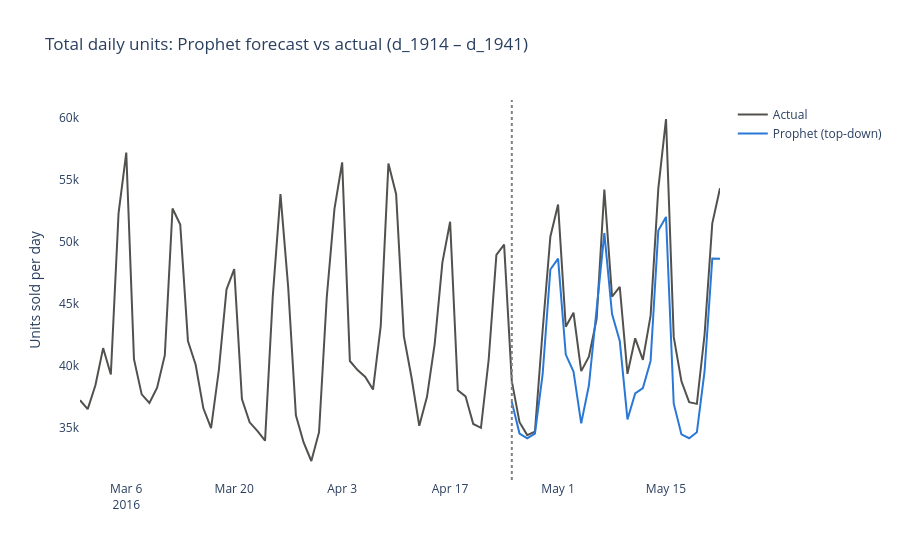

The code cell stored with this chart in its notebook:
### Markdown cell above
**Total sales: forecast vs actual**

### Code cell
history_days = list(range(TRAIN_END - 55, TRAIN_END + HORIZON + 1))
actual_total = sales_wide[[f"d_{d}" for d in history_days]].sum()
forecast_dates = dates.loc[TRAIN_END + 1:TRAIN_END + HORIZON]

fig = go.Figure([
    go.Scatter(x=dates.loc[history_days], y=actual_total.to_numpy(), name="Actual", line=dict(color="#52514e", width=2)),
    go.Scatter(x=forecast_dates, y=dev_pred.sum(axis=0), name="Prophet (top-down)", line=dict(color="#2a78d6", width=2)),
])
fig.add_vline(x=dates.loc[TRAIN_END + 1], line_dash="dot", line_color="gray")
fig.update_layout(title="Total daily units: Prophet forecast vs actual (d_1914 – d_1941)",
                  yaxis_title="Units sold per day", hovermode="x unified", plot_bgcolor="white")
fig.show()
print(f"Forecast total: {dev_pred.sum():,.0f}  Actual total: {valid_actual.sum():,.0f}  "
      f"Diff: {dev_pred.sum() / valid_actual.sum() - 1:+.1%}")
